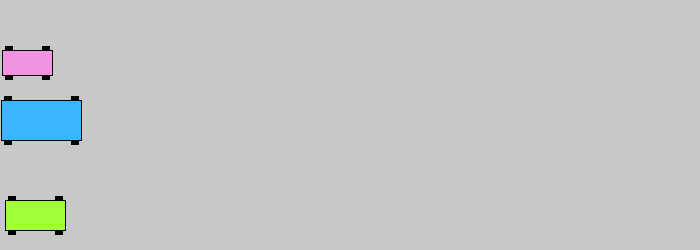
Frame 1 (no input)
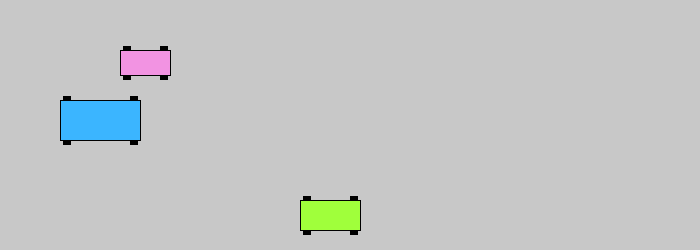
Frame 60 (the mouse pressed at the canvas centre just before this capture)
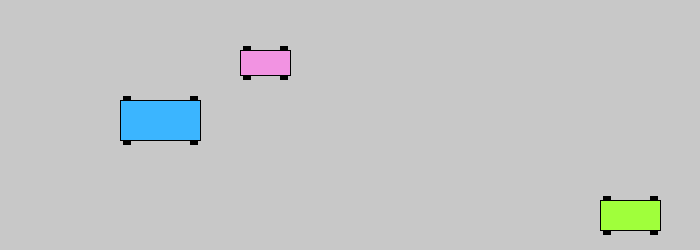
Frame 120 (the mouse held since frame 60 and released just before this capture)

The Processing sketch that drew these frames (run headless with seeded random() and noise(); from frame 60 on, the mouse is pressed at the canvas centre):

// Processing sketch: processing_41423
// ── processing_41423.pde

Car myCar1;
Car myCar2;
Car myCar3;
void setup() {
  size(700, 250);
  myCar1 = new Car(color(242, 147, 226), 2, 50, 50);
  myCar2 = new Car(color(59, 181, 255), 1, 100, 80);
  myCar3 = new Car(color(160, 255, 59), 5, 200, 60);
}
void draw() {
  background(200);
  myCar1.move();
  myCar1.bounce();
  myCar1.display();
  myCar2.move();
  myCar2.bounce();
  myCar2.display();
  myCar3.move();
  myCar3.bounce();
  myCar3.display();
}

class Car {
  float xspeed;
  float xpos;
  float ypos;
  float carSize;
  color c;

  Car(color tempC, float tempXspeed, float tempYpos, float s) {
    c = tempC;
    xpos = 0;
    ypos = tempYpos;
    xspeed = tempXspeed;
    carSize= s;
  }

  void move() {
    xpos += xspeed;
  }

  void bounce() {
    if ((xpos>= width) || (xpos<= 0)) {
      xspeed *= -1;
    }
  }

  void display() {
    stroke(0);
    fill(c);
    rect(xpos, ypos, carSize, carSize*0.5);
    fill(0);
    rect(xpos+3, ypos-4, 7, 4);
    rect(xpos+3, ypos+carSize*0.5, 7, 4);
    rect(xpos+carSize-10, ypos-4, 7, 4);
    rect(xpos+carSize-10, ypos+carSize*0.5, 7, 4);
  }
}
 
